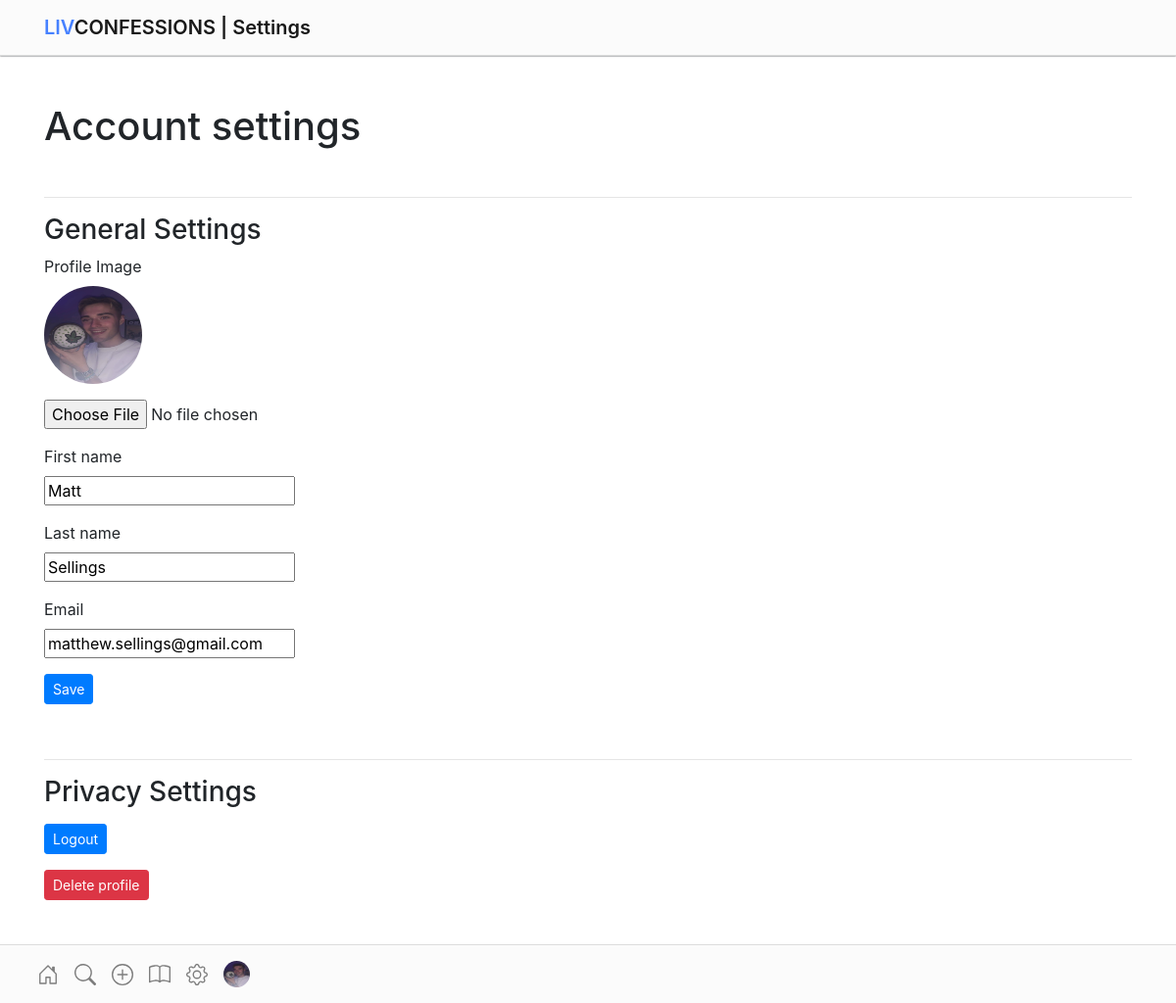
/settings/ (signed in), run on the app's committed database.
### confessionsapp/models.py (models this page shows, shortened)
class Profile(models.Model):
    user = models.ForeignKey(User, on_delete=models.CASCADE)
    id_user = models.IntegerField()
    profileimg = models.ImageField(upload_to='profile_images', default='default-profile-picture.jpg')
    firstname = models.CharField(max_length=100, blank=True)
    lastname = models.CharField(max_length=100, blank=True)
    email = models.CharField(max_length=100, blank=True)
    uni = models.CharField(max_length=70, blank=True)

### confessionsapp/views.py (the view)
# urls.py: path('settings/', views.settings_view, name='setting'),
@login_required(login_url=('/login/'))
def settings_view(request):
    user_profile = Profile.objects.get(user=request.user)
    if request.method == 'POST':
        if request.FILES.get('image') == None:
            image = user_profile.profileimg
            firstname = request.POST['firstname']
            lastname = request.POST['lastname']
            email = request.POST['email']
            user_profile.profileimg = image
            user_profile.firstname = firstname
            user_profile.lastname = lastname
            user_profile.email = email
            user_profile.save()
        if request.FILES.get('image') != None:
            image = request.FILES.get('image')
            firstname = request.POST['firstname']
            lastname = request.POST['lastname']
            email = request.POST['email']
            user_profile.profileimg = image
            user_profile.firstname = firstname
            user_profile.lastname = lastname
            user_profile.save()
        return redirect('/settings/')
    else:
        return render(request, 'confessionsapp/settings.html', {'user_profile':user_profile, 'page':'Settings'})

### confessionsapp/templates/confessionsapp/settings.html (shortened to what this page needs)
{% extends 'base.html' %}
{% block content %}
<div class="container" style="margin:105px auto">
    <h1 class="brand-title" style="font-size:40px">Account settings</h1>
    <br>
    <hr>
    <div>
        <div>
            <h3>General Settings</h3>
        </div>
        <form action="" method="POST" enctype="multipart/form-data">
            <div class="mb-3">
                <label for="profile-image">Profile Image</label>
                <div class="mb-3">
                    <div class="mb-3">
                    <img height="100" width="100" src="{{user_profile.profileimg.url}}" alt="">
                </div>
                    <div class="mb-3">
                        <input class="" name="image" id="profile-image" style="content:'Add profile picture';" type="file">
                    </div>
                </div>
                <label for="firstname">First name</label>
                <div class="mb-3 setform">
                    <input type="text" name="firstname" value="{{user_profile.firstname}}">
                </div>
                <label for="lastname">Last name</label>
                <div class="mb-3 setform">
                    <input type="text" name="lastname" value="{{user_profile.lastname}}">
                </div>
                <label for="lastname">Email</label>
                <div class="mb-3 setform">
                    <input type="text" name="email" value="{{user_profile.email}}">
                </div>
                <div class="mb-3">
                    <input class="btn btn-sm btn-primary" type="submit" value="Save">
                </div>
            </div>
        </form>
    </div>
    <br>
    <hr>
    <div >
        <div class="mb-3">
            <h3>Privacy Settings</h3>
        </div>
        <div class="mb-3">
            <h4><a href="/logout/"><button class="btn btn-sm btn-primary">Logout</button></a></h4>
        </div>
        <a href="/delete">
            <button class="btn btn-sm btn-danger">Delete profile</button>
        </a>
    </div>
</div>
{% endblock %}

### confessionsapp/templates/base.html (shortened to what this page needs)
<!DOCTYPE html>
{% load static %}
<html>
<head>
    <link rel="stylesheet" href="{% static 'css/style.css' %}">
    <link rel="stylesheet" href="https://cdnjs.cloudflare.com/ajax/libs/font-awesome/4.7.0/css/font-awesome.min.css">
    <link rel="stylesheet" href="https://cdn.jsdelivr.net/npm/bootstrap@4.6.1/dist/css/bootstrap.min.css">
</head>
<body>
    <header class="header fixed-top">
        <nav class="navbar navbar-light" style="background-color:rgb(251,251,251); border-bottom: 1px solid rgb(220,220,220); box-shadow: 0 0 1.7px 0; ">
            <div class="container">
                <a class="brandtitle navbar-brand" href="/"><mark>LIV</mark>CONFESSIONS |  {{page}}</a>
            </div>
        </nav>
    </header>
    <main>
        {% block content %}
        {% endblock %}
    </main>
    {% if user.is_authenticated %}
    <footer class="footer fixed-bottom " style="background-color:rgb(251,251,251); border-top: 1px solid rgb(220,220,220);  " >
        <nav class="navbar navbar-expand navbar-light">
            <div class="container">
                <div>
                    <ul class="navbar-nav ml-auto" style="margin-right:50px;">
                        <li class="nav-item">
                            <a class="nav-link" href="/" id="home">
                            </a>
                        </li>
                        <li class="nav-item">
                            <a class="nav-link" href="/search/" id="search">
                            </a>
                        </li>
                        <li class="nav-item">
                            <a class="nav-link" href="/upload/" id="post">
                            </a>
                        </li>
                        <li class="nav-item">
                            <a href="/sitemap/" class="nav-link">
                                </a>
                        </li>
                        <li class="nav-item">
                            <a class="nav-link" href="/settings/" id="settings">
                            </a>
                        </li>
                        <li class="nav-item">
                            <a class="nav-link" href="/profile/{{user_profile.user}}" id="profile">
                                <img width="27" height="27" src="{{user_profile.profileimg.url}}" alt="">
                            </a>
                        </li>
                    </ul>
                </div>
            </div>
        </nav>
    </footer>
    {% endif %}
</body>
</html>

### confessionsapp/static/css/style.css (style rules this page uses)
main { margin-bottom: 60px; }
body { overflow-x: hidden; overflow-y: auto; }
body { -ms-overflow-style: none; scrollbar-width: none; }
.brandtitle { font-weight: 600; }
.brandtitle mark { background: none; color: rgb(70, 129, 255); padding: 0; }
img { border-radius: 50%; }

### data on the page
Profile: profileimg (picture), firstname "Matt", lastname "Sellings", email "matthew.sellings@gmail.com"

### other printed values
{{ page }} "Settings"
